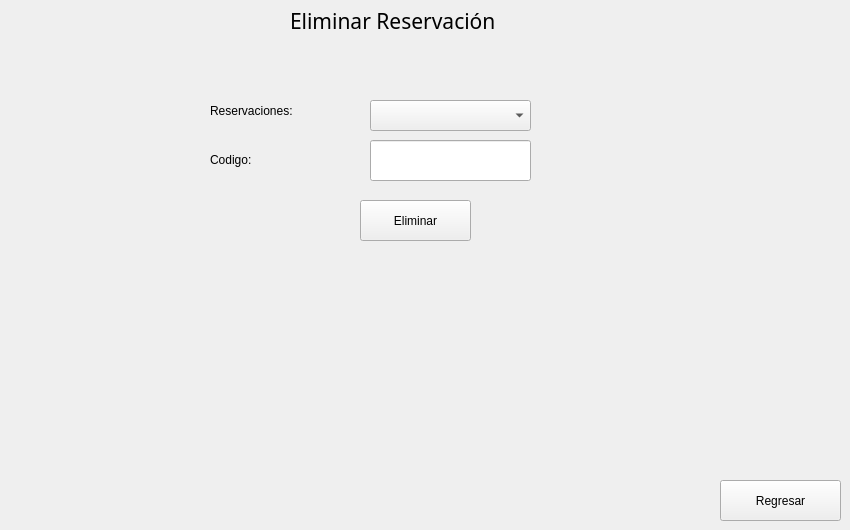
    <widget class="QWidget" name="EliminarReserva">
     <widget class="QLabel" name="label_77">
      <property name="geometry">
       <rect>
        <x>290</x>
        <y>10</y>
        <width>221</width>
        <height>21</height>
       </rect>
      </property>
      <property name="font">
       <font>
        <family>Segoe UI Black</family>
        <pointsize>16</pointsize>
       </font>
      </property>
      <property name="text">
       <string>Eliminar Reservación</string>
      </property>
     </widget>
     <widget class="QLabel" name="label_78">
      <property name="geometry">
       <rect>
        <x>210</x>
        <y>100</y>
        <width>141</width>
        <height>21</height>
       </rect>
      </property>
      <property name="styleSheet">
       <string notr="true">color: rgb(0, 0, 0);
font: 700 11pt &quot;Segoe UI&quot;;</string>
      </property>
      <property name="text">
       <string>Reservaciones:</string>
      </property>
     </widget>
     <widget class="QComboBox" name="comboBox_6">
      <property name="geometry">
       <rect>
        <x>370</x>
        <y>100</y>
        <width>161</width>
        <height>31</height>
       </rect>
      </property>
     </widget>
     <widget class="QPushButton" name="bt_EliminarR">
      <property name="geometry">
       <rect>
        <x>360</x>
        <y>200</y>
        <width>111</width>
        <height>41</height>
       </rect>
      </property>
      <property name="text">
       <string>Eliminar</string>
      </property>
     </widget>
     <widget class="QPushButton" name="pushButton_54">
      <property name="geometry">
       <rect>
        <x>720</x>
        <y>480</y>
        <width>121</width>
        <height>41</height>
       </rect>
      </property>
      <property name="text">
       <string>Regresar</string>
      </property>
     </widget>
     <widget class="QLineEdit" name="txtcodeER">
      <property name="geometry">
       <rect>
        <x>370</x>
        <y>140</y>
        <width>161</width>
        <height>41</height>
       </rect>
      </property>
     </widget>
     <widget class="QLabel" name="label_112">
      <property name="geometry">
       <rect>
        <x>210</x>
        <y>150</y>
        <width>63</width>
        <height>20</height>
       </rect>
      </property>
      <property name="text">
       <string>Codigo:</string>
      </property>
     </widget>
    </widget>
